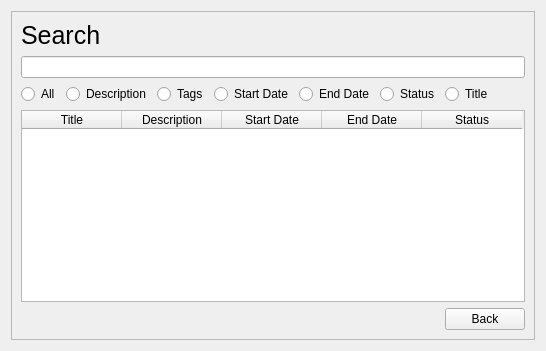
      <widget class="QWidget" name="pageViewSearch">
       <layout class="QGridLayout" name="gridLayout_5">
        <item row="0" column="0">
         <widget class="QFrame" name="frameSearch">
          <property name="frameShape">
           <enum>QFrame::StyledPanel</enum>
          </property>
          <property name="frameShadow">
           <enum>QFrame::Raised</enum>
          </property>
          <layout class="QGridLayout" name="gridLayout_4">
           <item row="1" column="0" colspan="2">
            <widget class="QLabel" name="labelSearch">
             <property name="styleSheet">
              <string notr="true">QLabel{font-size: 25px}</string>
             </property>
             <property name="text">
              <string>Search</string>
             </property>
            </widget>
           </item>
           <item row="5" column="1">
            <widget class="QRadioButton" name="radioSearchDescription">
             <property name="text">
              <string>Description</string>
             </property>
            </widget>
           </item>
           <item row="5" column="4">
            <widget class="QRadioButton" name="radioSearchEndDate">
             <property name="text">
              <string>End Date</string>
             </property>
            </widget>
           </item>
           <item row="2" column="0" colspan="7">
            <widget class="QLineEdit" name="dataSearch"/>
           </item>
           <item row="5" column="3">
            <widget class="QRadioButton" name="radioSearchStartDate">
             <property name="text">
              <string>Start Date</string>
             </property>
            </widget>
           </item>
           <item row="8" column="6">
            <widget class="QPushButton" name="buttonSearchCancel">
             <property name="text">
              <string>Back</string>
             </property>
            </widget>
           </item>
           <item row="5" column="2">
            <widget class="QRadioButton" name="radioSearchTags">
             <property name="text">
              <string>Tags</string>
             </property>
            </widget>
           </item>
           <item row="7" column="0" colspan="7">
            <widget class="QTableWidget" name="tableSearch">
             <column>
              <property name="text">
               <string>Title</string>
              </property>
             </column>
             <column>
              <property name="text">
               <string>Description</string>
              </property>
             </column>
             <column>
              <property name="text">
               <string>Start Date</string>
              </property>
             </column>
             <column>
              <property name="text">
               <string>End Date</string>
              </property>
             </column>
             <column>
              <property name="text">
               <string>Status</string>
              </property>
             </column>
            </widget>
           </item>
           <item row="5" column="5">
            <widget class="QRadioButton" name="radioSearchStatus">
             <property name="text">
              <string>Status</string>
             </property>
            </widget>
           </item>
           <item row="5" column="6">
            <widget class="QRadioButton" name="radioSearchTitle">
             <property name="text">
              <string>Title</string>
             </property>
            </widget>
           </item>
           <item row="5" column="0">
            <widget class="QRadioButton" name="radioSearchAll">
             <property name="text">
              <string>All</string>
             </property>
            </widget>
           </item>
          </layout>
         </widget>
        </item>
       </layout>
      </widget>
